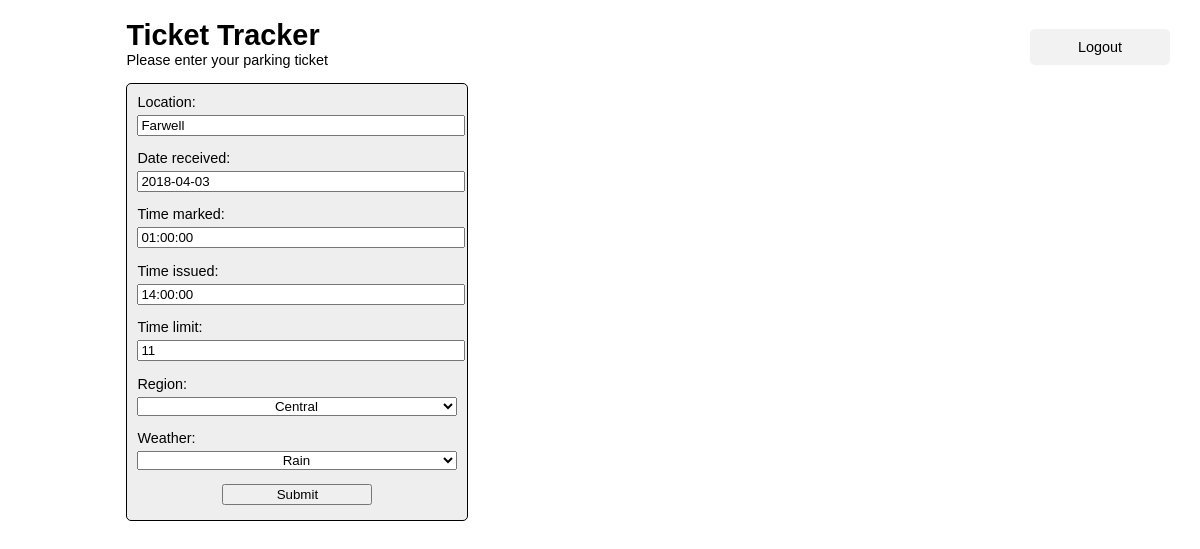
The page /update/?id=2 on the database its author committed.
### Ticket/models.py (models this page shows)
class Ticket(models.Model):
    id = models.AutoField(primary_key=True)
    location = models.CharField(max_length=30)
    date_received = models.DateField()
    time_marked = models.TimeField()
    time_issued = models.TimeField()
    time_limit = models.IntegerField()
    region = models.CharField(max_length=8, choices=REGION_CHOICES)
    weather = models.CharField(max_length=6, choices=WEATHER_CHOICES)
    username = models.ForeignKey(User, on_delete=models.CASCADE)

### Ticket/views.py (the view)
# urls.py: url(r'^update/$', Update.as_view(), name="update"),
class Update(View):
    def get(self, request):
        id = request.GET['id']
        action = '/'
        t = Ticket.objects.get(id=id)
        form = TicketForm(instance=t)
        return render(request, "index.html", {'form': form, 'action': "/", "source": "update", "id":id})

### Ticket/models.py
class TicketForm(ModelForm):
    class Meta:
        model = Ticket
        fields = ['location', 'date_received', 'time_marked', 'time_issued', 'time_limit', 'region', 'weather']

### templates/index.html (shortened to what this page needs)
{%  extends "base.html" %}
{% block content %}
    <a href="/logout/" class="logout">Logout</a>
    <h1>Ticket Tracker</h1>
    <p>Please enter your parking ticket</p>
    <form action="{{ action }}" method="POST">
        {{ form.as_p }}
        <input type="submit"/>
    </form>
{% endblock %}

### Ticket/static/styles.css (style rules this page uses)
h1 { margin-bottom: 0; }
p { margin-top: 0; }
form { width: 320px; background: #eee; border: 1px solid black; border-radius: 5px; padding: 10px; }
input { width: 100%; }
input[type=submit] { text-align: center; display: block; width: 150px; margin: 5px auto; }
label { display: block; padding-bottom: 5px; }
select { width:100%; text-align: center; padding-left: 10px }
a { display: block; width: 40%; margin: 10px auto; padding: 10px 20px; text-decoration: none; text-align: center; background: #f2f2f2; color: black; border-radius: 5px; }
.logout { position: absolute; right: 30px; width: 100px; }

### rows shown on the page
Ticket: location "Farwell", date_received "2018-04-03", time_marked "01:00:00", time_issued "14:00:00", time_limit "11", region "Central", weather "Rain"
